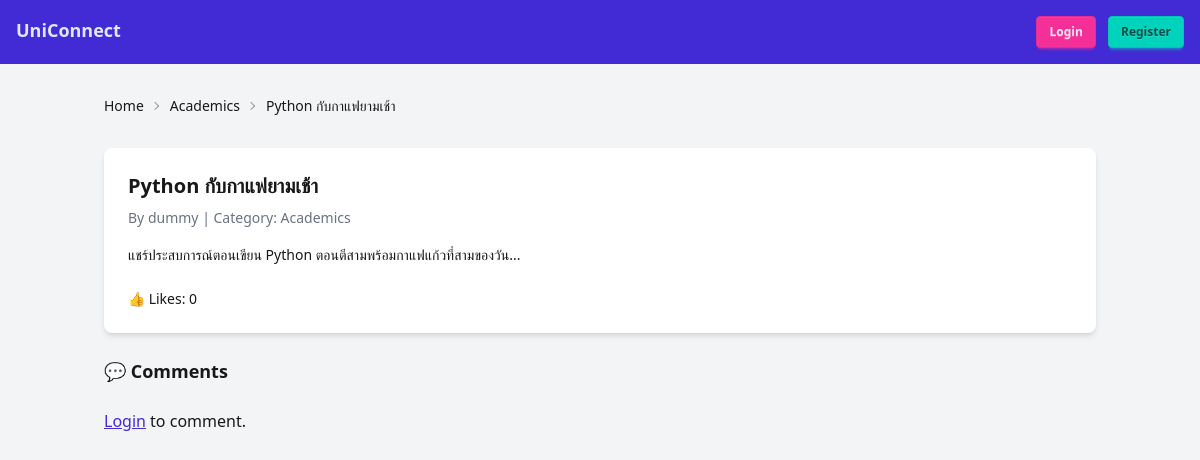
/thread.php?id=1, run on the app's committed database.
### tables this page shows
CREATE TABLE IF NOT EXISTS threads (
    id INT AUTO_INCREMENT PRIMARY KEY,
    title VARCHAR(255) NOT NULL,
    content TEXT NOT NULL,
    category_id INT NOT NULL,
    author_id INT NOT NULL,
    created_at TIMESTAMP DEFAULT CURRENT_TIMESTAMP,
    updated_at TIMESTAMP DEFAULT CURRENT_TIMESTAMP ON UPDATE CURRENT_TIMESTAMP,
    FOREIGN KEY (category_id) REFERENCES categories(id) ON DELETE CASCADE,
    FOREIGN KEY (author_id) REFERENCES users(id) ON DELETE CASCADE
);

CREATE TABLE IF NOT EXISTS categories (
    id INT AUTO_INCREMENT PRIMARY KEY,
    name VARCHAR(50) NOT NULL UNIQUE,
    created_at TIMESTAMP DEFAULT CURRENT_TIMESTAMP
);

CREATE TABLE IF NOT EXISTS users (
    id INT AUTO_INCREMENT PRIMARY KEY,
    username VARCHAR(50) NOT NULL UNIQUE,
    email VARCHAR(100) NOT NULL UNIQUE,
    password VARCHAR(255) NOT NULL,
    bio TEXT,
    role ENUM('user', 'moderator', 'admin') DEFAULT 'user',
    profile_image VARCHAR(255),
    created_at TIMESTAMP DEFAULT CURRENT_TIMESTAMP
);

### thread.php (the view, shortened to what this page needs)
<?php
require 'pdo.php';
$thread_id = $_GET['id'] ?? 0;
$stmt = $conn->prepare("SELECT t.*, u.username, c.name AS category_name FROM threads t
    JOIN users u ON t.author_id=u.id
    JOIN categories c ON t.category_id=c.id
    WHERE t.id=?");
$stmt->execute([$thread_id]);
$thread = $stmt->fetch();
?>
<!DOCTYPE html>
<html lang="en">
<head>
    <link href="https://cdn.jsdelivr.net/npm/daisyui@5" rel="stylesheet" type="text/css" />
    <script src="https://cdn.jsdelivr.net/npm/@tailwindcss/browser@4"></script>
</head>
<body class="bg-gray-100 min-h-screen">
    <nav class="bg-primary text-primary-content p-4 flex justify-between">
        <a href="index.php" class="font-bold text-lg">UniConnect</a>
        <div>
            <?php if (isset($_SESSION['user_id'])): ?>
                <span>Hi, <?= htmlspecialchars($_SESSION['role']) ?></span>
                <a href="logout.php" class="btn btn-sm btn-secondary ml-2">Logout</a>
            <?php else: ?>
                <a href="login.php" class="btn btn-sm btn-secondary">Login</a>
                <a href="register.php" class="btn btn-sm btn-accent ml-2">Register</a>
            <?php endif; ?>
        </div>
    </nav>
    <div class="container mx-auto mt-6 px-4">
        <div class="text-sm breadcrumbs mb-6">
            <ul>
                <li><a href="index.php">Home</a></li>
                <li><?= htmlspecialchars($thread['category_name']) ?></li>
                <li><?= htmlspecialchars($thread['title']) ?></li>
            </ul>
        </div>
        <div class="card bg-base-100 shadow-md mb-6">
            <div class="card-body">
                <h2 class="card-title text-xl"><?= htmlspecialchars($thread['title']) ?></h2>
                <p class="text-sm text-gray-500 mb-2">
                    By <?= htmlspecialchars($thread['username']) ?> |
                    Category: <?= htmlspecialchars($thread['category_name']) ?>
                </p>
                <p class="mb-4"><?= nl2br(htmlspecialchars($thread['content'])) ?></p>
                <div class="flex items-center gap-4">
                    <p class="text-sm">👍 Likes:
                        <?php
                        $stmt = $conn->prepare("SELECT COUNT(*) FROM likes WHERE thread_id=?");
                        $stmt->execute([$thread['id']]);
                        echo $stmt->fetchColumn();
                        ?>
                    </p>
                </div>
            </div>
        </div>
        <div class="mb-6">
            <h3 class="text-lg font-semibold mb-3">💬 Comments</h3>
        </div>
        <div class="mb-10">
            <?php if (isset($_SESSION['user_id'])): ?>
                <div class="card bg-base-100 shadow">
                    <div class="card-body">
                        <h3 class="card-title text-md">Add a Comment</h3>
                        <form method="post">
                            <textarea name="content" class="textarea textarea-bordered w-full mb-2"
                                placeholder="Write your comment..." required></textarea>
                            <button type="submit" class="btn btn-success btn-sm">Post Comment</button>
                        </form>
                    </div>
                </div>
            <?php else: ?>
                <p><a href="login.php" class="link link-primary">Login</a> to comment.</p>
            <?php endif; ?>
        </div>
    </div>
</body>
</html>

### data on the page
threads: category.name "Academics", title "Python กับกาแฟยามเช้า", author.username "dummy", content "แชร์ประสบการณ์ตอนเขียน Python ตอนตีสามพร้อมกาแฟแก้วที่สามของวัน..."

### other printed values
$stmt->fetchColumn() "0"
